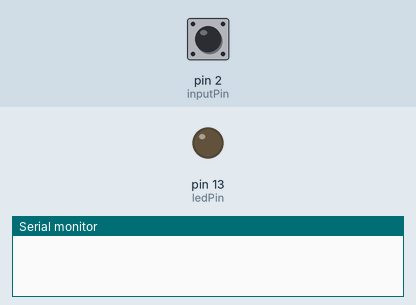
Bench run of a sketch on a simulated Arduino Uno, built with avr-gcc and run on an emulated ATmega328P. Shown: output pins drawn as LEDs (lit = HIGH), the last lines printed to the serial monitor. Dashed ring = blinking. The inputs (shaded band) are chosen by the test bench; at power-on: pin 2 (inputPin) HIGH.

Above: at 1.2 s.
1.3 s: pin 2 (inputPin) pulled LOW for 1 s
At 1.55 s:
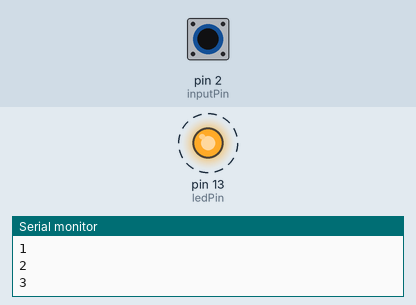
4.3 s: pin 2 (inputPin) pulled LOW for 3.2 s
At 8.3 s:
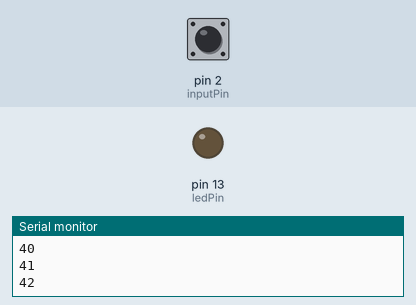
Timing chart, 0 to 9.8 s (numbered marks = the images above; inputs shaded):
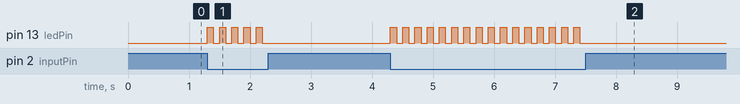

Measured:
- after the input at 1.3 s, pin 13 (ledPin): alternates HIGH for 0.10 s and LOW for 0.10 s, 10 changes in all, then stays LOW, starting at once
- after the input at 4.3 s, pin 13 (ledPin): alternates HIGH for 0.10 s and LOW for 0.10 s, 32 changes in all, then stays LOW, starting at once

The sketch:

AR08_Dinput_count.ino.ino
```cpp
/*
 예제 5.1
 스위치 입력
*/

// 내장된 LED를 사용하기 위해
// LED pin을 13번으로 설정
const int ledPin = 13;
// 2번 핀을 스위치 입력으로 설정
const int inputPin = 2;

int count = 0;

void setup() {
  // Arduino 13번 핀에 내장된 LED를 출력으로 설정한다.
  pinMode(ledPin, OUTPUT);
  // 스위치 입력을 위하여 2번핀을 입력으로 설정하고 풀업시킨다.
  pinMode(inputPin, INPUT_PULLUP );

  Serial.begin(9600);
}

void loop(){
  delay(100);
  // 스위치 입력을 받는다
  int swInput = digitalRead(inputPin);
  int ledOutput = digitalRead(ledPin);

  if(swInput == LOW){
    if(ledOutput) digitalWrite(ledPin, LOW);
    else digitalWrite(ledPin, HIGH);
    ++count;
    Serial.println(count);
  }; // LED 점등
  // LED 소등
}
```
